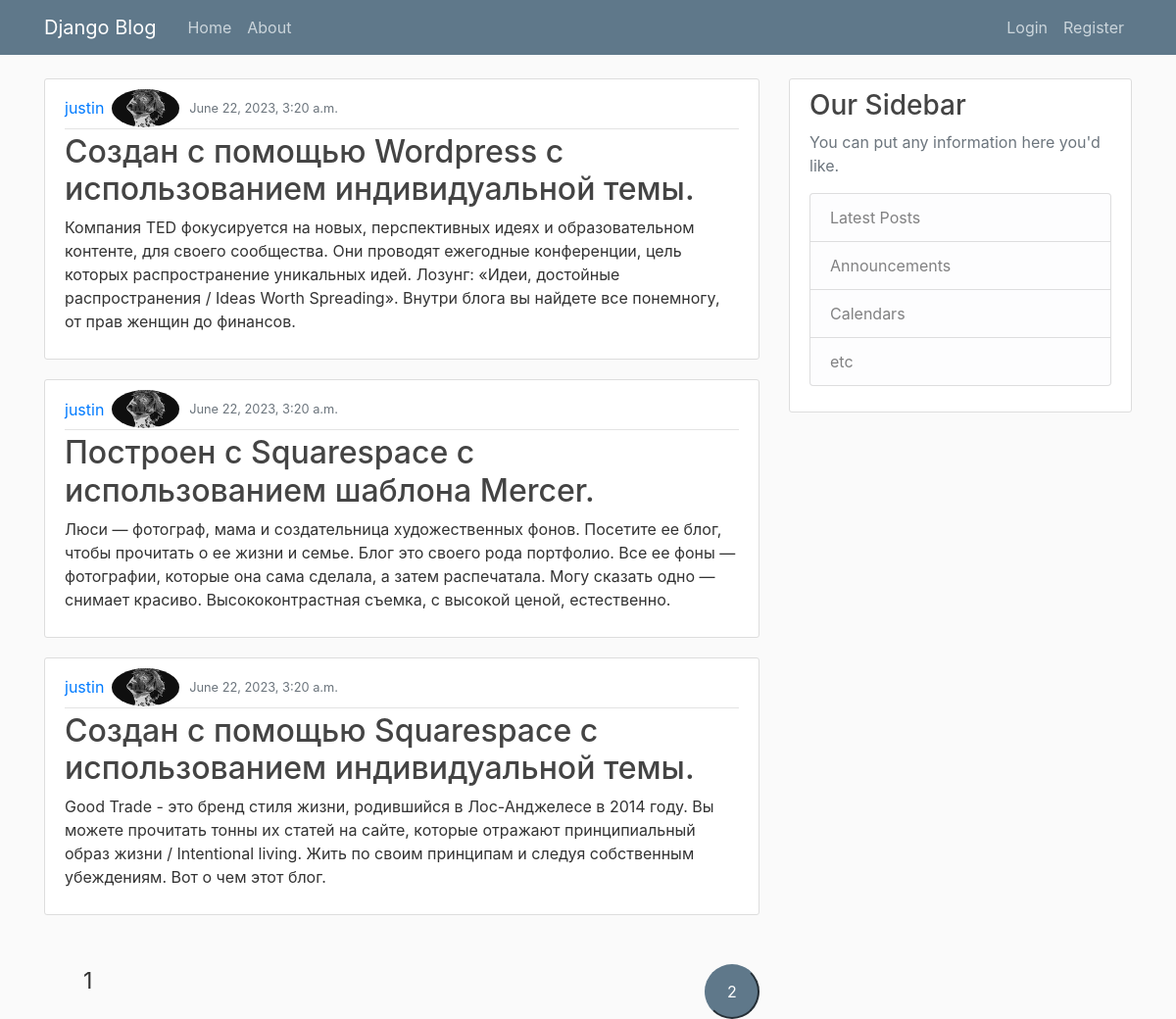
/home/, run on the app's committed database.
### blog/models.py (models this page shows, shortened)
class Post(models.Model):
    title = models.CharField(max_length=200)
    content = models.TextField()
    publication_date = models.DateTimeField(auto_now=True)
    date_create = models.DateTimeField(auto_now_add=True)
    author = models.ForeignKey(CustomUser, on_delete=models.CASCADE)

### users/models.py (models this page shows)
class CustomUser(models.Model):
    user = models.OneToOneField(User, on_delete=models.CASCADE)
    image_to = models.ImageField(upload_to="images/")

### blog/views.py (the view)
# urls.py: path("home/", Show_all_posts.as_view(), name="show_all_post"),
class Show_all_posts(ListView):
    template_name = "blog/home.html"
    queryset = Post.objects.all()
    context_object_name = "posts"
    paginate_by = 3

### blog/templates/blog/home.html (shortened to what this page needs)
{% extends "blog/base.html" %}
{% block content %}
{% for post in posts %}
<article class="media content-section">
    <div class="media-body">
        <div class="article-metadata d-flex align-items-center">
            <a class="mr-2" href="#">{{ post.author.user.username }}</a>
            <img src="{{ post.author.image_to.url }}"
                 style="margin-right: 10px; border-radius: 50%; width:10%; height:10%">
            <small class="text-muted">{{ post.date_create }}</small>
        </div>
        <h2><a class="article-title" href="#">{{ post.title }}</a></h2>
        <p class="article-content">{{ post.content }}</p>
    </div>
</article>
{% endfor %}
<div style="margin-top: 50px;">
    <ul style="list-style: none; display:flex; justify-content:space-between;">
        {% for p in paginator.page_range %}
        {% if page_obj.number == p %}
        <li class="page-num page-num-selected d-inline" style="font-size: 23px;">{{ p }}</li>
        {% elif p >= page_obj.number|add:-2 and p <= page_obj.number|add:2 %}
        <button class="page-num d-inline"
                style="background-color: rgb(95,120,138); border-color: rgb(95,120,138); width: 56px; height: 56px; border-radius: 50%;">
            <a href="?page={{ p }}" style=" color: white;">{{ p }}</a></button>
        {% endif %}
        {% endfor %}
    </ul>
</div>
{% endblock content %}

### blog/templates/blog/base.html (shortened to what this page needs)
<!DOCTYPE html>
{% load static %}
<html>
<head>
    <link rel="stylesheet" href="https://maxcdn.bootstrapcdn.com/bootstrap/4.0.0/css/bootstrap.min.css">
    <link rel="stylesheet" type="text/css" href="{% static 'blog/main.css' %}">
</head>
<body>
    <header class="site-header">
      <nav class="navbar navbar-expand-md navbar-dark bg-steel fixed-top">
        <div class="container">
          <a class="navbar-brand mr-4" href="{% url 'show_all_post' %}">Django Blog</a>
          <div class="collapse navbar-collapse" id="navbarToggle">
            <div class="navbar-nav mr-auto">
              <a class="nav-item nav-link" href="{% url 'show_all_post' %}">Home</a>
              <a class="nav-item nav-link" href="#">About</a>
            </div>
            <div class="navbar-nav">
                {% if user.is_authenticated %}
                    <a class="nav-item nav-link" href="{% url 'profile' %}">Profile</a>
                    <a class="nav-item nav-link" href="{% url 'logout' %}">Logout</a>
                    <a class="nav-item nav-link" href="{% url 'create_new_post' %}">Create new post</a>
                    <a class="nav-item nav-link" href="{% url 'update_profile' %}">Update profile</a>
                {% else %}
                    <a class="nav-item nav-link" href="{% url 'login' %}">Login</a>
                    <a class="nav-item nav-link" href="{% url 'register' %}">Register</a>
                {% endif %}
            </div>
          </div>
        </div>
      </nav>
    </header>
    <main role="main" class="container">
      <div class="row">
        <div class="col-md-8">
          {% block content %}{% endblock %}
        </div>
        <div class="col-md-4">
          <div class="content-section">
            <h3>Our Sidebar</h3>
            <p class='text-muted'>You can put any information here you'd like.
              <ul class="list-group">
                <li class="list-group-item list-group-item-light">Latest Posts</li>
                <li class="list-group-item list-group-item-light">Announcements</li>
                <li class="list-group-item list-group-item-light">Calendars</li>
                <li class="list-group-item list-group-item-light">etc</li>
              </ul>
            </p>
          </div>
        </div>
      </div>
    </main>
</body>
</html>

### blog/static/blog/main.css (style rules this page uses)
body { background: #fafafa; color: #333333; margin-top: 5rem; }
h1, h2, h3, h4, h5, h6 { color: #444444; }
ul { margin: 0; }
.bg-steel { background-color: #5f788a; }
.site-header .navbar-nav .nav-link { color: #cbd5db; }
.content-section { background: #ffffff; padding: 10px 20px; border: 1px solid #dddddd; border-radius: 3px; margin-bottom: 20px; }
.article-title { color: #444444; }
.article-content { white-space: pre-line; }
.article-metadata { padding-bottom: 1px; margin-bottom: 4px; border-bottom: 1px solid #e3e3e3 }

### data on the page
Post: author.user.username "justin", author.image_to (picture), date_create "June 22, 2023, 3:20 a.m.", title "Создан с помощью Wordpress с использованием индивидуальной темы.", content "Компания TED фокусируется на новых, перспективных идеях и образовательном контенте, для своего сообщества. Они проводят ежегодные конференции, цель которых распространение уникальных идей. Лозунг: «Идеи, достойные распространения / Ideas Worth Spreading». Внутри блога вы найдете все понемногу, от прав женщин до финансов."
Post: author.user.username "justin", author.image_to (picture), date_create "June 22, 2023, 3:20 a.m.", title "Построен с Squarespace с использованием шаблона Mercer.", content "Люси — фотограф, мама и создательница художественных фонов. Посетите ее блог, чтобы прочитать о ее жизни и семье. Блог это своего рода портфолио. Все ее фоны — фотографии, которые она сама сделала, а затем распечатала. Могу сказать одно — снимает красиво. Высококонтрастная съемка, с высокой ценой, естественно."
Post: author.user.username "justin", author.image_to (picture), date_create "June 22, 2023, 3:20 a.m.", title "Создан с помощью Squarespace с использованием индивидуальной темы.", content "Good Trade - это бренд стиля жизни, родившийся в Лос-Анджелесе в 2014 году. Вы можете прочитать тонны их статей на сайте, которые отражают принципиальный образ жизни / Intentional living. Жить по своим принципам и следуя собственным убеждениям. Вот о чем этот блог."

### other printed values
{{ p }} "1"
{{ p }} "2"
